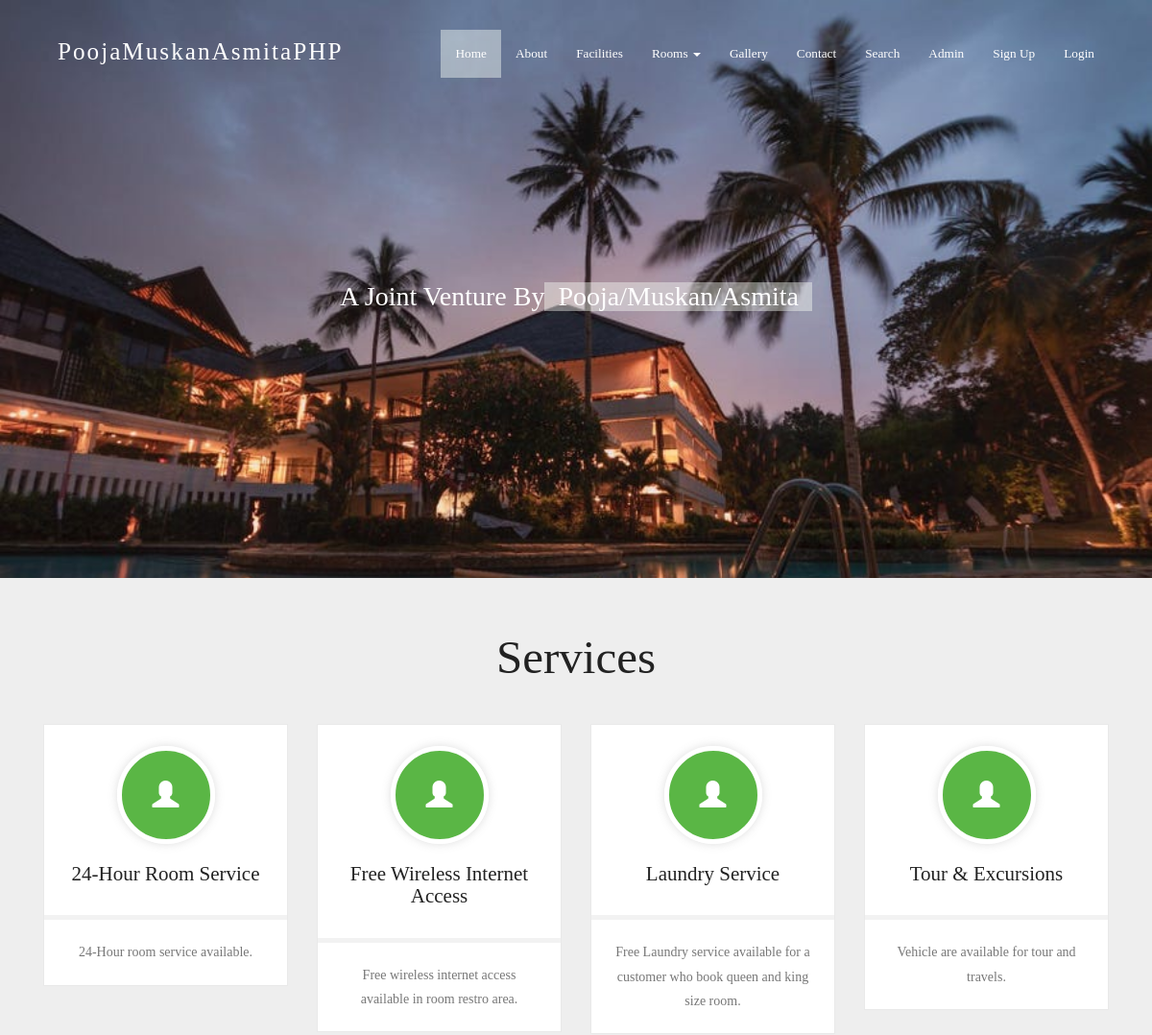
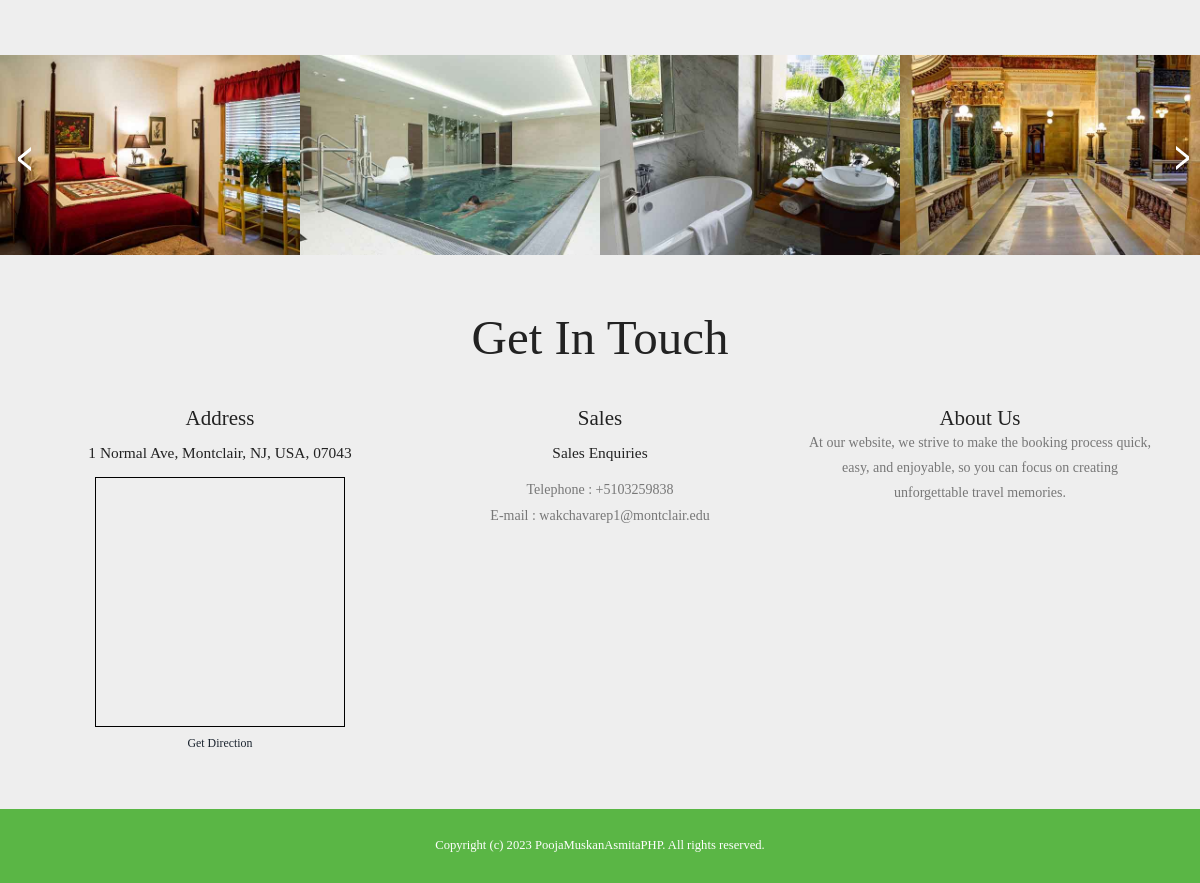
The page / on the database its author committed (2 pictures, top to bottom).
### tables this page shows
CREATE TABLE `tblfacility` (
  `ID` int(10) NOT NULL,
  `FacilityTitle` varchar(200) DEFAULT NULL,
  `Description` mediumtext DEFAULT NULL,
  `Image` varchar(200) DEFAULT NULL,
  `CreationDate` timestamp NULL DEFAULT current_timestamp()
);

CREATE TABLE `tblpage` (
  `ID` int(10) NOT NULL,
  `PageType` varchar(120) DEFAULT NULL,
  `PageTitle` varchar(200) DEFAULT NULL,
  `PageDescription` mediumtext DEFAULT NULL,
  `PageDescription2` varchar(500) NOT NULL,
  `Email` varchar(120) DEFAULT NULL,
  `MobileNumber` bigint(10) DEFAULT NULL,
  `UpdationDate` timestamp NULL DEFAULT NULL ON UPDATE current_timestamp()
);

### index.php (the view, shortened to what this page needs)
<?php
include('includes/dbconnection.php');
?>
<!DOCTYPE HTML>
<html>
<head>
<link href="css/bootstrap.css" rel="stylesheet" type="text/css" media="all">
<link href="css/style.css" rel="stylesheet" type="text/css" media="all" />
</head>
<body>
			<div class="header">
				<div class="container">
				<?php include_once('includes/header.php');?>
		<div class="slider">
			<div class="callbacks_container">
				  <ul class="rslides" id="slider">
						 <li>
							<h3>A joint venture by<span>Pooja/Muskan/Asmita</span> </h3>
						 </li>
					</ul>
				</div>
			</div>
		</div>
	</div>
		<div class="content">
		<div class="features">
					<div class="container">
						<h3>Services</h3>
							<div class="features-grids">
								<?php
$sql="SELECT * from tblfacility order by ID ASC limit 4";
$query = $dbh -> prepare($sql);
$query->execute();
$results=$query->fetchAll(PDO::FETCH_OBJ);
$cnt=1;
if($query->rowCount() > 0)
{
foreach($results as $row)
{               ?>
								<div class="col-md-3 feature-grid">
								<div class="feature">
									<div class="feature1">
										<span class="glyphicon glyphicon-user" aria-hidden="true"></span>
										<h4><?php  echo htmlentities($row->FacilityTitle);?></h4>
									</div>
									<div class="feature2">
										<p><?php  echo htmlentities($row->Description);?>. </p>
									</div>
								</div>
								</div>
								<?php $cnt=$cnt+1;}} ?>
									<div class="clearfix"></div>
							</div>
					</div>
				</div>
	<div class="slider1">
		<div class="arrival-grids">
			 <ul id="flexiselDemo1">
				 <li>
					 <a href="index.php"><img src="images/s1.jpg" alt=""/>
					 </a>
				 </li>
				 <li>
					 <a href="index.php"><img src="images/s2.jpg" alt=""/>
					 </a>
				 </li>
				 <li>
					 <a href="index.php"><img src="images/s3.jpg" alt=""/>
					 </a>
				 </li>
				 <li>
					 <a href="index.php"><img src="images/s4.jpg" alt=""/>
					 </a>
				 </li>
				</ul>
		</div>
	</div>
					<?php include_once('includes/getintouch.php');?>
			</div>
		<?php include_once('includes/footer.php');?>
</body>
</html>

### includes/header.php (shortened to what this page needs)
  <div class="header-top">
                      <nav class="navbar navbar-default">
                          <div class="container-fluid">
                              <div class="navbar-header">
                                  <div class="navbar-brand">
                                      <h1><a href="index.php">PoojaMuskanAsmitaPHP</a></h1>
                                  </div>
                              </div>
                          <div class="collapse navbar-collapse" id="bs-example-navbar-collapse-1">
                            <ul class="nav navbar-nav">
                                  <li class="active"><a href="index.php">Home <span class="sr-only">(current)</span></a></li>
                                  <li><a href="about.php">About</a></li>
                                  <li><a href="services.php">Facilities</a></li>
                                  <li class="dropdown">
                                      <a href="#" class="dropdown-toggle" data-toggle="dropdown" role="button" aria-haspopup="true" aria-expanded="false">Rooms <span class="caret"></span></a>
                                  </li>
                                  <li><a href="gallery.php">Gallery</a></li>
                                  <li><a href="contact.php">Contact</a></li>
                                  <li><a href="search-booking.php">Search</a><li>
                                   <?php if (strlen($_SESSION['hbmsuid']==0)) {?>
                                  <li><a href="admin/login.php">Admin</a></li>
                                  <li><a href="signup.php">Sign Up</a></li>
                                  <li><a href="signin.php">Login</a></li><?php } ?>
                              </ul>
                          </div>
</div>
                      </nav>
                  </div>

### includes/getintouch.php
<div class="touch-section">
					<div class="container">
						<h3>get in touch</h3>
						<div class="touch-grids">
							<?php
$sql="SELECT * from tblpage where PageType='contactus'";
$query = $dbh -> prepare($sql);
$query->execute();
$results=$query->fetchAll(PDO::FETCH_OBJ);
$cnt=1;
if($query->rowCount() > 0)
{
foreach($results as $row)
{               ?>
							<div class="col-md-4 touch-grid">
								<h4>address</h4>
								<h5><?php  echo htmlentities($row->PageDescription);?></h5>
								<div>
									<iframe width="250" height="250" frameborder="0" scrolling="no" marginheight="0" marginwidth="0" src="https://www.openstreetmap.org/export/embed.html?bbox=-74.22032833099367%2C40.85274125306508%2C-74.17355060577394%2C40.87682284550599&amp;layer=mapnik&amp;marker=40.864783143872174%2C-74.19693946838379" style="border: 1px solid black"></iframe><br/><small><a href="https://www.google.co.in/maps/dir//Montclair+State+University,+1+Normal+Ave,+Montclair,+NJ+07043/@40.8666026,-74.199832,17z/data=!4m8!4m7!1m0!1m5!1m1!1s0x89c2fe352883ec55:0xeece028744cfc9ae!2m2!1d-74.1976433!2d40.8666026">Get Direction</a></small>
								</div>
							</div>
							<div class="col-md-4 touch-grid">
								<h4>Sales</h4>
								<h5>Sales Enquiries</h5>
								<p>Telephone : +<?php  echo htmlentities($row->MobileNumber);?></p>
							<p>E-mail : <?php  echo htmlentities($row->Email);?></p>
							</div><?php $cnt=$cnt+1;}} ?>
							<div class="col-md-4 touch-grid">
								<?php
$sql="SELECT * from tblpage where PageType='aboutus'";
$query = $dbh -> prepare($sql);
$query->execute();
$results=$query->fetchAll(PDO::FETCH_OBJ);
$cnt=1;
if($query->rowCount() > 0)
{
foreach($results as $row)
{               ?>
							<h4><?php  echo htmlentities($row->PageTitle);?></h4>
								<p><?php  echo htmlentities($row->PageDescription2);?></p>
							</div><?php $cnt=$cnt+1;}} ?>
							<div class="clearfix"></div>
						</div>
					</div>
					</div>

### includes/footer.php
<div class="footer-section">
						<div class="container">
							<div class="footer-top">
								<p>Copyright (c) 2023 PoojaMuskanAsmitaPHP. All rights reserved.</p>
							</div>
				</div>
			</div>

### rows shown on the page
tblfacility: FacilityTitle "24-Hour Room Service", Description "24-Hour room service available"
tblfacility: FacilityTitle "Free Wireless Internet Access", Description "Free wireless internet access available in room restro area"
tblfacility: FacilityTitle "Laundry Service", Description "Free Laundry service available for a customer who book queen and king size room"
tblfacility: FacilityTitle "Tour & Excursions", Description "Vehicle are available for tour and travels"
tblpage: PageDescription "1 Normal Ave, Montclair, NJ, USA, 07043", MobileNumber "5103259838", Email "wakchavarep1@montclair.edu"
tblpage: PageTitle "About Us", PageDescription2 "At our website, we strive to make the booking process quick, easy, and enjoyable, so you can focus on creating unforgettable travel memories."
